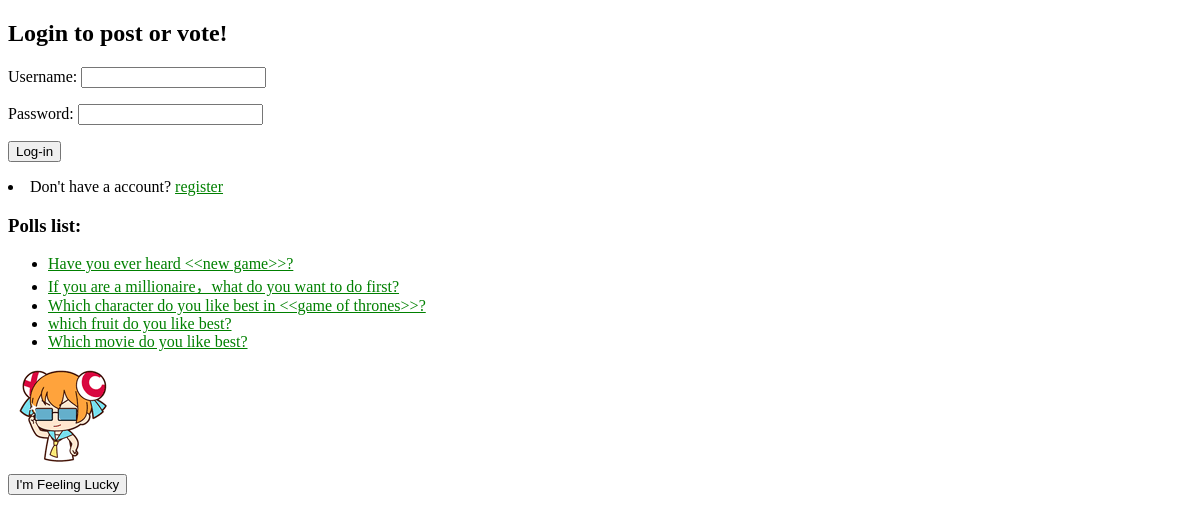
Screenshot of /polls/ with the database file from the repository.
### polls/models.py (models this page shows, shortened)
class Question(models.Model):
    question_text = models.CharField(max_length=200)
    pub_date = models.DateTimeField('date published')

### polls/views.py (the view)
def index(request):
    if request.method == 'POST':
        form = LoginForm(request.POST)
        if form.is_valid():
            cd = form.cleaned_data
            user = authenticate(username=cd['username'],
                                password=cd['password'])
            if user is not None:
                login(request, user)
                return HttpResponseRedirect(reverse('polls:index'))
            else:
                messages.error(request, 'Wrong user or password')
        else:
            messages.error(request, 'Invalid login')
    else:
        form = LoginForm()
    context = {}
    latest_question_list = Question.objects.filter(pub_date__lte=timezone.now()).order_by('-pub_date')[:5]
    context['latest_question_list'] = latest_question_list
    context['form'] = form
    return render(request, 'polls/index.html', context)

### polls/forms.py
class LoginForm(forms.Form):
    username = forms.CharField()
    password = forms.CharField(widget=forms.PasswordInput)

### polls/templates/polls/index.html (shortened to what this page needs)
{% extends "polls/base.html" %}
{% block title %}
{% load staticfiles %}
    <link rel="stylesheet" type="text/css" href="{% static 'style.css' %}"/>
{% endblock %}
{% block content %}
    {% if request.user.is_authenticated %}
        <h2>Welcome {{ request.user.username }}</h2>
        <li><a href="{% url 'polls:logout' %}">Logout!</a></li>
    {% else %}
        <div id="login">
            <h2>Login to post or vote!</h2>
            <form action="{% url 'polls:index' %}" method="post">
                {{ form.as_p }}
                <p><input type="submit" value="Log-in"></p>
            </form>
        </div>
        <li>Don't have a account?&nbsp;<a href="{% url 'polls:register' %}">register</a></li>
    {% endif %}
    {% if latest_question_list %}
        <h3>Polls list:</h3>
        <ul id="poll_list">
            {% for question in latest_question_list %}
                <li><a href="{% url 'polls:detail' question.id %}">{{ question.question_text }}</a></li>
            {% endfor %}
        </ul>
    {% else %}
        <p>No polls are available.</p>
    {% endif %}
    <div class="footer-avatar-ac">
        <img src="{% static 'images/ac.png' %}" class="ac"/>
    </div>
    <div>
        <button id="lucky">I'm Feeling Lucky</button>
    </div>
{% endblock %}

### polls/templates/polls/base.html (shortened to what this page needs)
<!DOCTYPE html>
<html>
<head>
	{% load staticfiles %}
    {% block title %}{% endblock %}
</head>
<body>
    {% block content %}
    {% endblock %}
</body>
</html>

### polls/static/style.css (style rules this page uses)
li a { color: green; }
.footer-avatar-ac { position: relative; text-align: left; cursor: pointer; }

### rows the page displays
Question: question_text "Have you ever heard <<new game>>?"
Question: question_text "If you are a millionaire，what do you want to do first?"
Question: question_text "Which character do you like best in <<game of thrones>>?"
Question: question_text "which fruit do you like best?"
Question: question_text "Which movie do you like best?"
